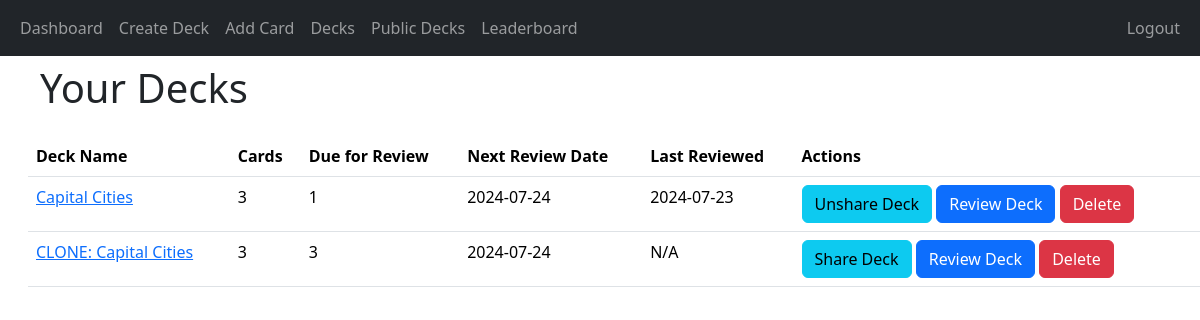
/decks (signed in), run on the app's committed database.
### app/decks/models.py (models this page shows, shortened)
class Deck(db.Model):
    deck_id = db.Column(db.Integer, primary_key=True)
    name = db.Column(db.String(100), nullable=False)
    user_id = db.Column(db.Integer, db.ForeignKey('user.user_id'), nullable=False)
    created_at = db.Column(db.DateTime, nullable=False, default=datetime.utcnow)
    shared = db.Column(db.Boolean, default=False)
    cards = db.relationship('Card', backref='deck', lazy=True)
    review_start_date = db.Column(db.DateTime, nullable=True)

### app/decks/routes.py (the view)
@decks_blueprint.route('/decks')
@login_required
def decks():
    user_decks = Deck.query.filter_by(user_id=current_user.user_id).all()
    deck_data = []
    for deck in user_decks:
        card_count = Card.query.filter_by(deck_id=deck.deck_id).count()
        due_count = Card.query.filter(Card.deck_id == deck.deck_id,
                                      Card.next_review_date <= datetime.utcnow()).count()
        next_review = db.session.query(Card.next_review_date).filter(
            Card.deck_id == deck.deck_id
        ).order_by(Card.next_review_date.asc()).first()
        if next_review:
            if next_review.next_review_date.date() < datetime.utcnow().date():
                next_review_date = datetime.utcnow().strftime('%Y-%m-%d')
            else:
                next_review_date = next_review.next_review_date.strftime('%Y-%m-%d')
        else:
            next_review_date = 'N/A'
        last_review = db.session.query(ReviewOutcome.timestamp).join(Card,
                                                                     Card.card_id == ReviewOutcome.card_id).filter(
            Card.deck_id == deck.deck_id,
            ReviewOutcome.user_id == current_user.user_id
        ).order_by(ReviewOutcome.timestamp.desc()).first()
        last_review_date = last_review.timestamp.strftime('%Y-%m-%d') if last_review else 'N/A'
        deck_data.append({
            'deck_id': deck.deck_id,
            'name': deck.name,
            'cards': card_count,
            'due_for_review': due_count,
            'shared': deck.shared,
            'next_review_date': next_review_date,
            'last_review_date': last_review_date
        })
    return render_template('decks.html', decks=deck_data)

### app/__init__.py (called while the page is built)
@login_manager.user_loader
def load_user(user_id):
    return User.query.get(int(user_id))

### app/decks/templates/decks.html (shortened to what this page needs)
{% extends "base.html" %}
{% block heading %}Your Decks{% endblock %}
{% block content %}
<table class="table">
    <thead>
        <tr>
            <th>Deck Name</th>
            <th>Cards</th>
            <th>Due for Review</th>
            <th>Next Review Date</th>
            <th>Last Reviewed</th>
            <th>Actions</th>
        </tr>
    </thead>
    <tbody>
        {% for deck in decks %}
        <tr>
            <td><a href="{{ url_for('decks.view_deck', deck_id=deck['deck_id']) }}">{{ deck['name'] }}</a></td>
            <td>{{ deck['cards'] }}</td>
            <td>{{ deck['due_for_review'] }}</td>
            <td>{{ deck['next_review_date'] }}</td>
            <td>{{ deck['last_review_date'] }}</td>
            <td>
                <a href="{{ url_for('decks.share_deck', deck_id=deck['deck_id']) }}" class="btn btn-info">
                    {% if deck['shared'] %}
                    Unshare Deck
                    {% else %}
                    Share Deck
                    {% endif %}
                </a>
                <a href="{{ url_for('review.start_review', deck_id=deck['deck_id']) }}" class="btn btn-primary">Review Deck</a>
                <button class="btn btn-danger" onclick="confirmDelete('{{ url_for('decks.delete_deck', deck_id=deck['deck_id']) }}')">Delete</button>
            </td>
        </tr>
        {% endfor %}
    </tbody>
</table>
{% endblock %}

### data on the page
Deck: name "Capital Cities", cards "3", due_for_review "1", next_review_date "2024-07-24", last_review_date "2024-07-23", shows "Unshare Deck"
Deck: name "CLONE: Capital Cities", cards "3", due_for_review "3", next_review_date "2024-07-24", last_review_date "N/A", shows "Share Deck"
